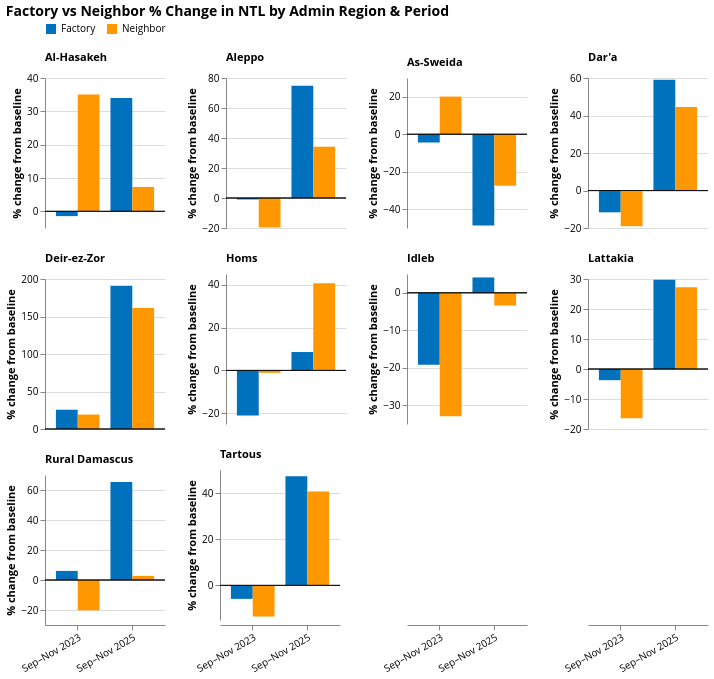

Notebook source saved alongside this figure:
### Code cell
import altair as alt
import pandas as pd

# WBG colors
COLOR_FACTORY = "#0071BC"
COLOR_NEIGHBOR = "#FF9800"

# Define periods
period_2023 = ["2023-09-01", "2023-10-01", "2023-11-01"]
period_2025 = ["2025-09-01", "2025-10-01", "2025-11-01"]

df = ntl_drugs_admin.copy()
df["date"] = pd.to_datetime(df["date"]).dt.strftime("%Y-%m-%d")

# Build records per admin region, period, and type
records = []
for region in df["NAME_EN"].unique():
    loc = df[df["NAME_EN"] == region]
    for period_dates, period_label in [
        (period_2023, "Sep–Nov 2023"),
        (period_2025, "Sep–Nov 2025"),
    ]:
        for t in ["Factory", "Neighbor"]:
            val = loc[(loc["type"] == t) & (loc["date"].isin(period_dates))][
                "pc_change_baseline"
            ].mean()
            records.append(
                {"region": region, "period": period_label, "type": t, "val": val}
            )

plot_df = pd.DataFrame(records)

bars = (
    alt.Chart(plot_df)
    .mark_bar()
    .encode(
        x=alt.X(
            "period:N",
            title=None,
            sort=["Sep–Nov 2023", "Sep–Nov 2025"],
            axis=alt.Axis(labelAngle=-30),
        ),
        xOffset=alt.XOffset("type:N", sort=["Factory", "Neighbor"]),
        y=alt.Y("val:Q", title="% change from baseline"),
        color=alt.Color(
            "type:N",
            scale=alt.Scale(
                domain=["Factory", "Neighbor"], range=[COLOR_FACTORY, COLOR_NEIGHBOR]
            ),
            legend=alt.Legend(title=None, orient="top"),
        ),
    )
)

rule = (
    alt.Chart(plot_df)
    .mark_rule(color="black", strokeWidth=0.5)
    .encode(
        y=alt.datum(0),
    )
)

chart = (
    alt.layer(bars, rule)
    .properties(
        width=120,
        height=150,
    )
    .facet(
        facet=alt.Facet(
            "region:N",
            title=None,
            header=alt.Header(
                labelFontSize=11, labelFontWeight="bold", labelAnchor="start"
            ),
        ),
        columns=4,
    )
    .resolve_scale(y="independent")
    .properties(
        title=alt.Title(
            text="Factory vs Neighbor % Change in NTL by Admin Region & Period",
            anchor="start",
            fontSize=14,
        )
    )
    .configure(font="Open Sans")
    .configure_view(strokeWidth=0)
)

chart

### Figure 1 — Vega-Lite specification as saved in the notebook (floating-point values rounded to 4 significant figures)
{"config": {"view": {"continuousWidth": 300, "continuousHeight": 300, "strokeWidth": 0}, "font": "Open Sans"}, "data": {"name": "data-4f098af3f2f7745c7d2898cfee62696f"}, "facet": {"field": "region", "header": {"labelAnchor": "start", "labelFontSize": 11, "labelFontWeight": "bold"}, "title": null, "type": "nominal"}, "spec": {"layer": [{"mark": {"type": "bar"}, "encoding": {"color": {"field": "type", "legend": {"orient": "top", "title": null}, "scale": {"domain": ["Factory", "Neighbor"], "range": ["#0071BC", "#FF9800"]}, "type": "nominal"}, "x": {"axis": {"labelAngle": -30}, "field": "period", "sort": ["Sep–Nov 2023", "Sep–Nov 2025"], "title": null, "type": "nominal"}, "xOffset": {"field": "type", "sort": ["Factory", "Neighbor"], "type": "nominal"}, "y": {"field": "val", "title": "% change from baseline", "type": "quantitative"}}}, {"mark": {"type": "rule", "color": "black", "strokeWidth": 0.5}, "encoding": {"y": {"datum": 0}}}], "height": 150, "width": 120}, "columns": 4, "resolve": {"scale": {"y": "independent"}}, "title": {"text": "Factory vs Neighbor % Change in NTL by Admin Region & Period", "anchor": "start", "fontSize": 14}, "$schema": "https://vega.github.io/schema/vega-lite/v5.20.1.json", "datasets": {"data-4f098af3f2f7745c7d2898cfee62696f": [{"region": "Al-Hasakeh", "period": "Sep–Nov 2023", "type": "Factory", "val": -1.435}, {"region": "Al-Hasakeh", "period": "Sep–Nov 2023", "type": "Neighbor", "val": 35.08}, {"region": "Al-Hasakeh", "period": "Sep–Nov 2025", "type": "Factory", "val": 34.04}, {"region": "Al-Hasakeh", "period": "Sep–Nov 2025", "type": "Neighbor", "val": 7.295}, {"region": "Aleppo", "period": "Sep–Nov 2023", "type": "Factory", "val": -0.9738}, {"region": "Aleppo", "period": "Sep–Nov 2023", "type": "Neighbor", "val": -19.6}, {"region": "Aleppo", "period": "Sep–Nov 2025", "type": "Factory", "val": 74.86}, {"region": "Aleppo", "period": "Sep–Nov 2025", "type": "Neighbor", "val": 34.23}, {"region": "As-Sweida", "period": "Sep–Nov 2023", "type": "Factory", "val": -4.403}, {"region": "As-Sweida", "period": "Sep–Nov 2023", "type": "Neighbor", "val": 20.09}, {"region": "As-Sweida", "period": "Sep–Nov 2025", "type": "Factory", "val": -48.72}, {"region": "As-Sweida", "period": "Sep–Nov 2025", "type": "Neighbor", "val": -27.44}, {"region": "Dar'a", "period": "Sep–Nov 2023", "type": "Factory", "val": -11.64}, {"region": "Dar'a", "period": "Sep–Nov 2023", "type": "Neighbor", "val": -19.04}, {"region": "Dar'a", "period": "Sep–Nov 2025", "type": "Factory", "val": 59.07}, {"region": "Dar'a", "period": "Sep–Nov 2025", "type": "Neighbor", "val": 44.48}, {"region": "Deir-ez-Zor", "period": "Sep–Nov 2023", "type": "Factory", "val": 25.71}, {"region": "Deir-ez-Zor", "period": "Sep–Nov 2023", "type": "Neighbor", "val": 19.26}, {"region": "Deir-ez-Zor", "period": "Sep–Nov 2025", "type": "Factory", "val": 190.9}, {"region": "Deir-ez-Zor", "period": "Sep–Nov 2025", "type": "Neighbor", "val": 161.3}, {"region": "Homs", "period": "Sep–Nov 2023", "type": "Factory", "val": -21.06}, {"region": "Homs", "period": "Sep–Nov 2023", "type": "Neighbor", "val": -1.122}, {"region": "Homs", "period": "Sep–Nov 2025", "type": "Factory", "val": 8.587}, {"region": "Homs", "period": "Sep–Nov 2025", "type": "Neighbor", "val": 40.74}, {"region": "Idleb", "period": "Sep–Nov 2023", "type": "Factory", "val": -19.19}, {"region": "Idleb", "period": "Sep–Nov 2023", "type": "Neighbor", "val": -32.92}, {"region": "Idleb", "period": "Sep–Nov 2025", "type": "Factory", "val": 4.084}, {"region": "Idleb", "period": "Sep–Nov 2025", "type": "Neighbor", "val": -3.42}, {"region": "Lattakia", "period": "Sep–Nov 2023", "type": "Factory", "val": -3.725}, {"region": "Lattakia", "period": "Sep–Nov 2023", "type": "Neighbor", "val": -16.42}, {"region": "Lattakia", "period": "Sep–Nov 2025", "type": "Factory", "val": 29.73}, {"region": "Lattakia", "period": "Sep–Nov 2025", "type": "Neighbor", "val": 27.24}, {"region": "Rural Damascus", "period": "Sep–Nov 2023", "type": "Factory", "val": 6.06}, {"region": "Rural Damascus", "period": "Sep–Nov 2023", "type": "Neighbor", "val": -20.25}, {"region": "Rural Damascus", "period": "Sep–Nov 2025", "type": "Factory", "val": 65.34}, {"region": "Rural Damascus", "period": "Sep–Nov 2025", "type": "Neighbor", "val": 2.757}, {"region": "Tartous", "period": "Sep–Nov 2023", "type": "Factory", "val": -5.835}, {"region": "Tartous", "period": "Sep–Nov 2023", "type": "Neighbor", "val": -13.5}, {"region": "Tartous", "period": "Sep–Nov 2025", "type": "Factory", "val": 47.31}, {"region": "Tartous", "period": "Sep–Nov 2025", "type": "Neighbor", "val": 40.72}]}}
